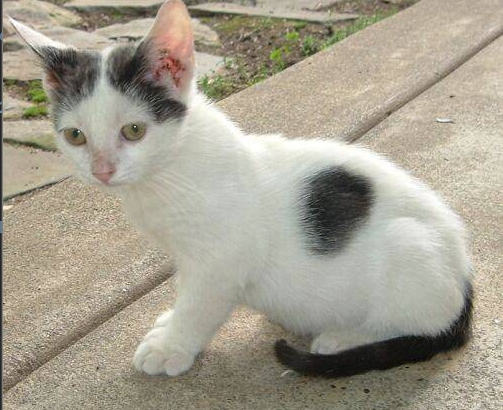
#> input picture opencv-python-学习笔记-kenny/笔记配套代码/04_cv_image-process/mydata/cat.jpeg, 503 x 410 px
$ python 2Dhist-demo-cv2.py
#> lines starting #> are read from the running program, lines starting #| are printed output that depends on the picture; after the words box and inside, x2 and y2 are one past the last pixel; in counts of white or black regions, pixels touching at a corner belong together
import cv2
import numpy as np

img = cv2.imread('../mydata/cat.jpeg')  # 填写图片名称
#> img is the input picture: shape (410, 503, 3); mean B, G, R 144, 159.6, 165.5
cv2.imshow("pic", img)
hsv = cv2.cvtColor(img,cv2.COLOR_BGR2HSV) # 转化为hsv颜色空间
#> hsv: shape (410, 503, 3); mean H, S, V 26.7, 36.3, 166.4
hist = cv2.calcHist([hsv],[0,1],None,[180,256],[0,180,0,256])
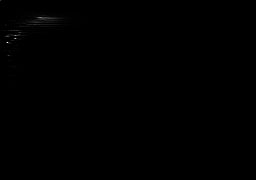
#> hist: shape (180, 256) float32; min 0, max 3739, mean 4.5; drawn with min black and max white
cv2.imshow('Histogram',hist)
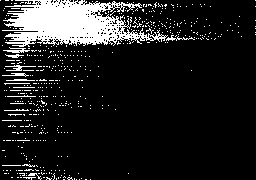
#> window 'Histogram': shape (180, 256); 12.9% white; 518 white regions (505 under 20 px), largest, box (x1, y1, x2, y2) and area: (2, 0, 168, 47) 4466, (3, 47, 30, 53) 75, (5, 65, 36, 71) 69
cv2.waitKey(0)
cv2.destroyAllWindows()
